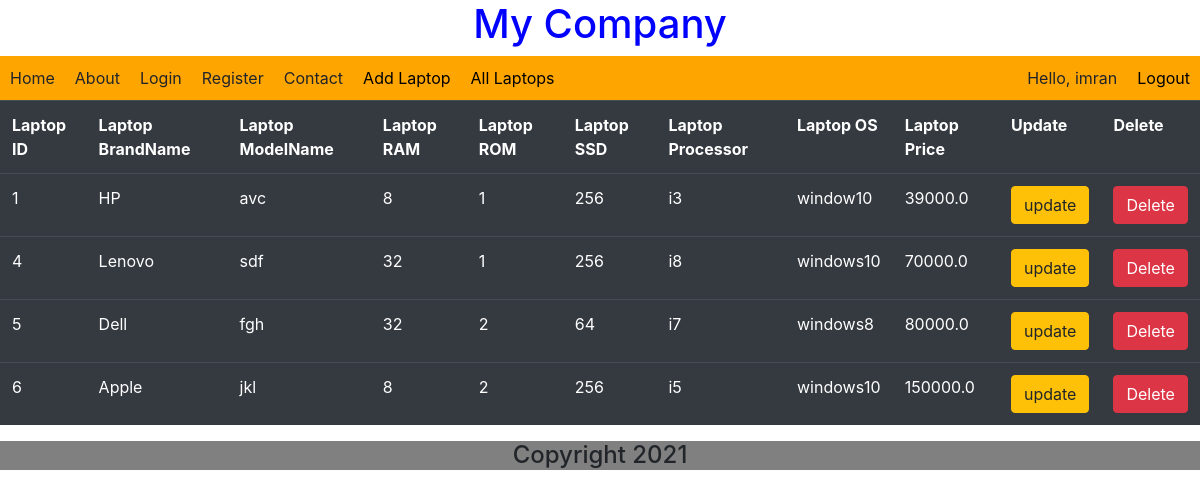
/lap/show/ (signed in), run on the app's committed database.
### LapApp/models.py (models this page shows)
class Laptop(models.Model):
    brand_name = models.CharField(max_length=32)
    model_name = models.CharField(max_length=32)
    ram = models.IntegerField()
    rom = models.IntegerField()
    ssd = models.IntegerField()
    processor = models.CharField(max_length=30)
    os = models.CharField(max_length=32)
    price = models.FloatField(max_length=32)

### LapApp/views.py (the view)
# urls.py: path('show/',views.showLaptopsView,name='show'),
def showLaptopsView(request):
    template_name = 'LapApp/showlaptops.html'
    laptops = Laptop.objects.all()
    context = {'laptops':laptops}
    return render(request,template_name,context)

### templates/LapApp/showlaptops.html (shortened to what this page needs)
{% extends 'base.html' %}
{% block content %}
        <table class="table table-dark">
            <tr>
                <th>Laptop ID</th>
                <th>Laptop BrandName</th>
                <th>Laptop ModelName</th>
                <th>Laptop RAM</th>
                <th>Laptop ROM</th>
                 <th>Laptop SSD</th>
                <th>Laptop Processor</th>
                <th>Laptop OS</th>
                 <th>Laptop Price</th>
                <th>Update</th>
                <th>Delete</th>
            </tr>
            {% for lap in laptops %}
            <tr>
                <td>{{lap.id}}</td>
                <td>{{lap.brand_name}}</td>
                <td>{{lap.model_name}}</td>
                <td>{{lap.ram}}</td>
                <td>{{lap.rom}}</td>
                <td>{{lap.ssd}}</td>
                <td>{{lap.processor}}</td>
                <td>{{lap.os}}</td>
                <td>{{lap.price}}</td>
                <td>
                    <a href="{% url 'update' lap.id %}"><button class="btn btn-warning">
                        update
                        </button>
                    </a>
                </td>
                <td><a href = "{% url 'delete' lap.id %}"><button class="btn btn-danger">Delete</button></a></td>
            </tr>
            {% endfor %}
        </table>
{% endblock %}

### templates/base.html (shortened to what this page needs)
<!DOCTYPE html>
{% load static %}
<html lang="en">
<head>
    <link rel="stylesheet" href="{% static 'LapApp/style.css' %}" alt="not found">
    <link rel="stylesheet" href="https://cdn.jsdelivr.net/npm/bootstrap@4.6.0/dist/css/bootstrap.min.css">
</head>
<body>
      <header>
          <h1>My Company</h1>
      </header>
     <ul class="my_navbar">
         <li><a>Home</a></li>
         <li><a>About</a></li>
         <li><a>Login</a></li>
         <li><a>Register</a></li>
         <li><a>Contact</a></li>
         <li><a href="{% url 'add' %}">Add Laptop</a></li>
         <li><a href="{% url 'show' %}">All Laptops</a></li>
         <span style="float: right;">
             {% if user.is_authenticated %}
                  <li><a>Hello, {{user.username}}</a></li>
                  <li><a href="{% url 'logout' %}">Logout</a></li>
             {% else %}
                   <li><a href="{% url 'login' %}">Login</a></li>
                   <li><a href="{% url 'register' %}">Register</a></li>
             {% endif %}
         </span>
     </ul>
      {% block content %}{% endblock %}
</body>
<footer>
     <h4>Copyright 2021</h4>
</footer>

### static/LapApp/style.css (style rules this page uses)
h1 { color: blue; }
body { background-color: lightgreen; }
.my_navbar { background-color: orange; overflow: hidden; list-style-type: none; margin: 0; padding: 0; }
li { float: left; }
li a { display: block; color: black; text-decoration: none; padding: 10px 10px 10px 10px; }
header h1 { text-align: center; }
footer h4 { background-color: gray; text-align: center; }

### data on the page
Laptop: id "1", brand_name "HP", model_name "avc", ram "8", rom "1", ssd "256", processor "i3", os "window10", price "39000.0"
Laptop: id "4", brand_name "Lenovo", model_name "sdf", ram "32", rom "1", ssd "256", processor "i8", os "windows10", price "70000.0"
Laptop: id "5", brand_name "Dell", model_name "fgh", ram "32", rom "2", ssd "64", processor "i7", os "windows8", price "80000.0"
Laptop: id "6", brand_name "Apple", model_name "jkl", ram "8", rom "2", ssd "256", processor "i5", os "windows10", price "150000.0"

### other printed values
{{ user.username }} "imran"
